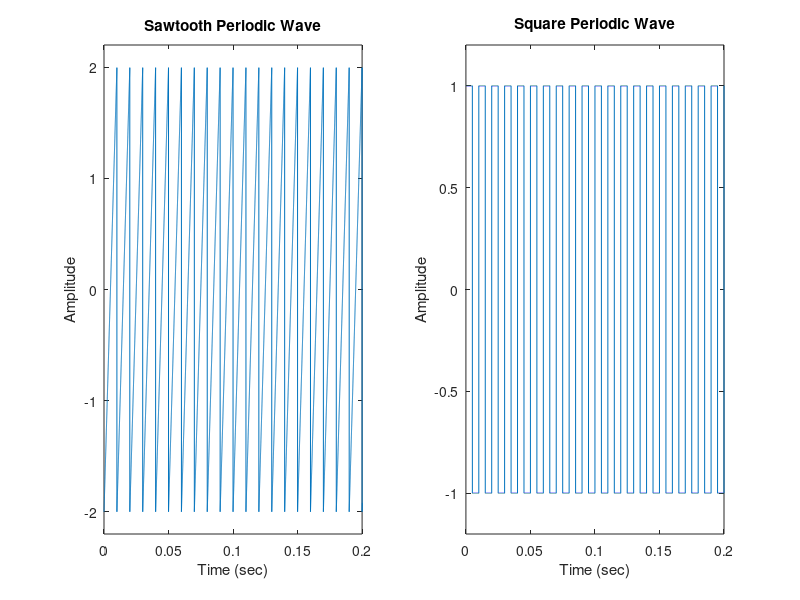

This chart was generated by the following MATLAB code:
fs = 100000;
t = 0:1/fs:1.5;
x1 = 2*sawtooth(2*pi*100*t);
x2 = square(2*pi*100*t);
subplot(1,2,1)
plot(t,x1)
axis([0 0.2 -2.2 2.2])
xlabel('Time (sec)')
ylabel('Amplitude') 
title('Sawtooth Periodic Wave')
subplot(1,2,2)
plot(t,x2)
axis([0 0.2 -1.2 1.2])
xlabel('Time (sec)')
ylabel('Amplitude')
title('Square Periodic Wave')
